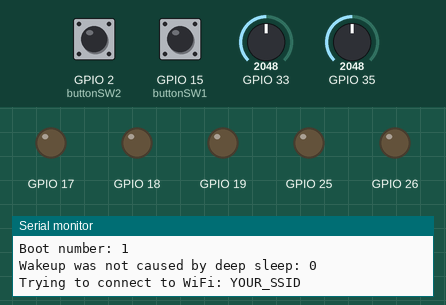
The program below on a simulated ESP32. Parts: output pins drawn as LEDs (lit = HIGH), the last lines printed to the serial monitor. The inputs (shaded band) are chosen by the test bench; at power-on: GPIO 2 (buttonSW2) LOW, GPIO 15 (buttonSW1) LOW, GPIO 33 = 2048, GPIO 35 = 2048. WiFi joins after 1.5 s; servers stay silent unless stated; the local clock reads 2024-03-15 10:24:30 at power-on unless the program sets it; no MQTT or app messages arrive unless stated. At 28.9 s the program puts the board to deep sleep or switches it off; the recording ends there.

Above: at 0.1 s.
At 15.6 s:
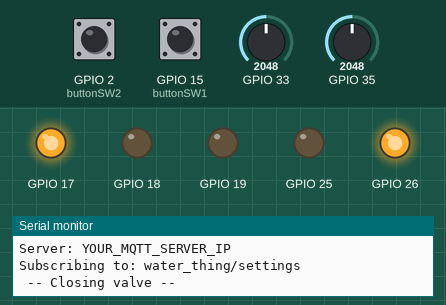
At 25.6 s:
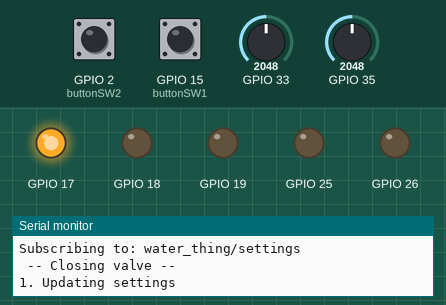
Timing chart, 0 to 27.1 s (numbered marks = the images above):
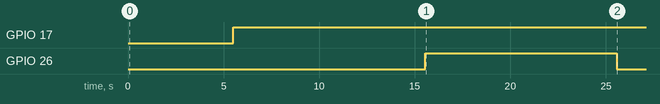

Measured:
- by itself, GPIO 17: LOW → HIGH at 5.5 s
- by itself, GPIO 26: LOW → HIGH at 15.6 s, → LOW 10.0 s later

The program:

main.cpp
```cpp
#include <Arduino.h>

#include "networking.h"
#include "mqtt_handler.h"
#include "config.h"
#include "water_settings.h"
#include "multitasker.h"
#include "sleep.h"
#include "time_keeping.h"
#include "hardware_functions.h"

mqttHandler* mqttSession = nullptr; // Declare pointer to mqttHandler

// Set up target time
timeKeeper* targetTime = nullptr;

// Set upp valve, sensors and leds, do outside of setup to only do once
valve myValve;
sensors mySensors(settings.getLevelLow(), settings.getBatteryLow());
leds myLeds;
buttons mybuttons;

void setup() {
  //***************
  //**** Setup! ***
  //***************

  // Start Serial
  Serial.begin(115200);

  // Setup deep sleep
  sleepSetup();

  // If active, connect to wifi
  if (wifi_cred.getWifiActive()) {
    connect_wifi(wifi_cred);
    if (WiFi.status() == WL_CONNECTED){
      myLeds.greenLedOn();
      }
    else{
      myLeds.orangeLedOn();
      }
    }
  else {
    Serial.println("Wifi not active");
    myLeds.greenLedOn();
    }

  // If MQTT shoud be active, instantiate mqttSession
  if (mqtt_cred.getActive()){
    mqttSession = new mqttHandler(mqtt_cred); // Dynamically allocate memory and instantiate mqttHandler

    //Test subscription
    //Serial.println("Test to subsript to " + String(mqtt_cred.getSub(0)));
    //mqttSubs = new mqqtSubscriptions();
    //mqttSubs.addSub(mqtt_cred.getSub(0), settingsMQTT);
    //mqttSession->addSubscription(mqtt_cred.getSub(0), settingsMQTT);
  }
  else {
    Serial.println("MQTT not active");
  }

  // Connect to NTP server and set up target time
  timeSetup();
  if(bootCount < 2){ // If first boot wait for time to sync
    delay(10000); // Make sure timeserver is connected
  }

  // Close valve if not closed
  if (valveState){

    // Send Valve state
    mqttSession->publish(mqtt_cred.getPub(0), String(valveState));

    // Close Valve
    myValve.close();
  }

  //***********************
  //**** Do your thing! ***
  //***********************

  //----------------------
  // Try updating settings
  //----------------------
  Serial.println("\n\n1. Updating settings");

  // Setup
  mqttSession->addSubscription(mqtt_cred.getSub(0), &settingsMQTT);
  mqttSession->publish(mqtt_cred.getPub(3), "Ready");

  //Listen for a respons for 1s
  unsigned long startTime = millis();
  while (millis() - startTime < 1000) {
    mqttSession->loop();
    delay(100);
  }

  // -------------
  // Check sensors
  // -------------
  Serial.println("\n\n2. Checking my sensors....");
  mySensors.updateWarningLevels(settings.getBatteryLow(), settings.getLevelLow());
  mySensors.readSensors();

  // Turn on warning lights correspondingly
  if(mySensors.getWarningLowBattery()){
    Serial.println("Warning, low battery level!");
    myLeds.redLedOn();
  }

  if(mySensors.getWarningLowLevel()){
    Serial.println("Warning, low water level!");
    myLeds.redLedOn();
  }

   // ------------------
  // Send data via MQTT
  // ------------------

  if (mqtt_cred.getActive()){ //only if MQTT Active
    Serial.println("\n\n3. Send MQTT Data");

    // Valve state
    mqttSession->publish(mqtt_cred.getPub(0), String(valveState));
    // Level
    delay(100); // Add a small delay to make sure all messages are sent.
    mqttSession->publish(mqtt_cred.getPub(1), String(mySensors.getLevel(), 2));

    // Pressure
    delay(100);
    mqttSession->publish(mqtt_cred.getPub(4), String(mySensors.getPressure(), 2));

    // Battery
    delay(100);
    mqttSession->publish(mqtt_cred.getPub(2), String(mySensors.getBatteryVoltage(),2));
  }

  // ---------------------
  // If time to water, do!
  // ---------------------

  Serial.println("\n\n4. Is it time? To water?");
  targetTime = new timeKeeper(settings.getWaterTimeHour(), settings.getWaterTimeMinute());

  Serial.println("Current target time:" + targetTime->timeString());
  Serial.println("Time until target: " + String(targetTime->timeUntil()) + " s");

  if (targetTime->timeUntil() <= 0){
      Serial.println("Time has passed");
      if (targetTime->getDay() != lastWaterDay){ // check which day the last watering occured, if not today, then water..
        Serial.println("Not watered yet today, do the watering...");

        myValve.open(); // Open valve
        lastWaterDay = targetTime->getDay(); // Set last water dat to today
        Serial.println("\nValve State:" + String(valveState));

        // Send new Valve state
        mqttSession->publish(mqtt_cred.getPub(0), String(valveState));
        delay(100); // wait for 100ms to make sure message is sent before going to sleep.

        sleepNow(settings.getTimeToWater()); // Sleep for the duration of the watering
      }
      else{
        Serial.println("Already watered today, do nothing...");
      }
    }

    // Manual override to water, If a button is pressed the valve should be opened
    if (mybuttons.isAnyPressed()){
      // Is any button pressed?
      Serial.println("Manual override, opening valve....");
      myValve.open(); // Open valve

      // Send new Valve state
      mqttSession->publish(mqtt_cred.getPub(0), String(valveState));

      sleepNow(settings.getTimeToWater()); // Sleep for the duration of the watering

      /*
        The valve will remain open for the duration of a standard watering.

        If any button is pressed again the device will wake from sleep and close the valve.
        The valve is closed on every boot if open.
      */
    }

  // -----------
  // Go to sleep
  // -----------

  Serial.println("\n\n5. Preparing to sleep...");

  // if time to next watering is less than the default sleep time and no watering has been done yet today
  // the sleep time should be shortened to next watering time.
  if ((settings.getDefaultSleepTime() > targetTime->timeUntil()) && (targetTime->getDay() != lastWaterDay)){
    sleepNow(targetTime->timeUntil());
  } else { // if not, use default sleep time
    sleepNow(settings.getDefaultSleepTime());
  }

}

void loop() {
  // put your main code here, to run repeatedly:

  // this should never be reached.
}
```

credentials.h
```cpp
#ifndef CREDENTIALS_H
#define CREDENTIALS_H
/*
Credentials

By Christoffer Rappmann, christoffer.rappmann@gmail.com

Defines ojects containing credentials for wifi and mqtt

wifiCredentials Class:
    Purpose:
        Stores Wi-Fi connection credentials, including activation status, device name, SSID, and password.
    Private Variables:
        wifi_active, device_name, ssid, password.
    Public Methods:
        wifiCredentials(bool active, String name, String network, String pass): Constructor to initialize Wi-Fi credentials.
        Getter methods for retrieving Wi-Fi credentials: getWifiActive(), getDeviceName(), getSSID(), getPassword().

mqttCredentials Class:
    Purpose:
        Stores MQTT connection credentials, including activation status, device name, server address, port, username, password, and arrays of topics for publishing and subscribing.
    Private Variables:
        active, device_name, server, port, user, password, pub, sub, pubSize, subSize.
    Public Methods:
        mqttCredentials(bool active, String device_name, String server, int port, String user, String password, String* pub, int pubSize, String* sub, int subSize): Constructor to initialize MQTT credentials.
        Getter methods for retrieving MQTT credentials: getActive(), getDeviceName(), getServer(), getPort(), getUser(), getPassword(), getPub(int i), getPubSize(), getSub(int i), getSubSize().
        Setter methods for updating arrays of topics: setPub(String* pubArray, int size), setSub(String* subArray, int size).
*/

#include <Arduino.h>

//***************************
//***        WiFi         ***
//***************************

class wifiCredentials {
    /*
    Class for storing Wi-Fi credentials.
    Stores information such as Wi-Fi activation status, device name, SSID, and password.
    */

    private:
        bool wifi_active;
        String device_name;
        String ssid;
        String password;

    public:
        // Constructor
        wifiCredentials(bool active, String name, String network, String pass)
            : wifi_active(active), device_name(name), ssid(network), password(pass) {}

        // Getter functions
        bool getWifiActive() const {
            return wifi_active;
        }

        String getDeviceName() const {
            return device_name;
        }

        String getSSID() const {
            return ssid;
        }

        String getPassword() const {
            return password;
        }
};

//***************************
//***        MQTT         ***
//***************************

class mqttCredentials {
    /*
    Class for storing MQTT credentials.
    Stores information such as MQTT activation status, device name, server address, port, username, password,
    as well as arrays of topics for publishing and subscribing.
    */

private:
    bool active;
    String device_name;
    String server;
    int port;
    String user;
    String password;

    String* pub; // Array of strings for publishing topics
    String* sub; // Array of strings for subscribing topics
    int pubSize; // Size of the pub array
    int subSize; // Size of the sub array

public:
    // Constructor
    mqttCredentials(bool active, String device_name, String server, int port, String user, String password, String* pub, int pubSize, String* sub, int subSize)
        : active(active), device_name(device_name), server(server), port(port), user(user), password(password), pub(pub), pubSize(pubSize), sub(sub), subSize(subSize) {}

    // Getter methods
    bool getActive() const {
            return active;
        }
    String getDeviceName() const {
        return device_name;
    }

    String getServer() const {
        return server;
    }

    int getPort() const {
        return port;
    }

    String getUser() const {
        return user;
    }

    String getPassword() const {
        return password;
    }

    //String* getPub() const {
    String getPub(int i) const {
        return pub[i];
    }

    int getPubSize() const {
        return pubSize;
    }

    String getSub(int i) const {
        return sub[i];
    }

    int getSubSize() const {
        return subSize;
    }

    // Setter methods for pub and sub arrays
    void setPub(String* pubArray, int size) {
        pub = pubArray;
        pubSize = size;
    }

    void setSub(String* subArray, int size) {
        sub = subArray;
        subSize = size;
    }
};


#endif
```

hardware_functions.cpp
```cpp
/*
hardware_functions
By Christoffer Rappmann, christoffer.rappmann@gmail.com
*/

#include "hardware_functions.h"
#include <Arduino.h>

// used pins for switches, not in code atm.
/*
const int buttonSW1 = 15;
const int buttonSW2 = 2;
*/

// Valve
RTC_DATA_ATTR bool valveState = true; // Open or closed, retain after sleep
```

mqtt_handler.cpp
```cpp
/*
MQTT handeler
By Christoffer Rappmann, christoffer.rappmann@gmail.com
*/

#include "mqtt_handler.h"
#include <Arduino.h>

mqqtSubscriptions mqttSubs;
```

multitasker.h
```cpp
#ifndef MULTITASKER_H
#define MULTITASKER_H

/*
Multitasker class for easy multitasking in arduino projects
By Christoffer Rappmann, christoffer.rappmann@gmail.com

It provides a class multiTasker that is initilized with a run intervall in milliseconds.
In the arduino loop()-function a if statement can be used with the function .isTime() that
returns true if the time intervall has been passed, if not it remains false.

multiTasker Class:
    Purpose:
        Provides a mechanism for multitasking by checking if a specified time interval has elapsed.
    Private Variables:
        lastMillis: Stores the time of the last multitasking check.
        interval: Stores the specified time interval in milliseconds.
    Public Methods:
        multiTasker(unsigned long _interval): Constructor to initialize the multiTasker object with a specified time interval.
        bool isTime(): Checks whether the specified time interval has elapsed since the last check. Returns true if the interval has passed and resets the counting; otherwise, returns false.

*/

#include <Arduino.h>

class multiTasker {
    /* Multitasking class, checks wether a predetermined (during initilizing a object) time in miliseconds
    has elapsed since last time it returned true.

    For each time the "isTime()" functions returns true the lastMillis is set to the currentMillis which is
    the current system time in milliseconds using the built in millis() function.

    If more or equal time that was defined in the interval variable have elapsed since last it will return true
    and reset the counting, if not it will return false.
    */
private:
    unsigned long lastMillis;
    unsigned long interval;

public:
    multiTasker(unsigned long _interval) {
        interval = _interval;
        lastMillis = 0;
    }

    bool isTime() {
        unsigned long currentMillis = millis();
        if (currentMillis - lastMillis >= interval) {
            lastMillis = currentMillis;
            return true;
        } else {
            return false;
        }
    }
};

#endif
```

networking.cpp
```cpp
/*
This code manages Wi-Fi connectivity in an Arduino project.
It includes event handling functions to respond to connection-related events,
a function to connect to a Wi-Fi network, and a function to disconnect from the Wi-Fi network.

By Christoffer Rappmann, christoffer.rappmann@gmail.com

This setup ensures that the device can connect to a specified Wi-Fi network using the provided
credentials and handles events such as successful connection, obtaining an IP address, and
disconnection gracefully.

WiFi Event Handling Functions:
  WiFiStationConnected: Handles the event when the device successfully connects to the Wi-Fi access point (AP).
  WiFiGotIP: Handles the event when the device obtains an IP address after connecting to the Wi-Fi network.
  WiFiStationDisconnected: Handles the event when the device disconnects from the Wi-Fi access point and attempts to reconnect.

Function to Connect to WiFi (connect_wifi):
  This function attempts to connect to a Wi-Fi network using the provided credentials.
  Parameters: Takes an instance of the wifiCredentials class (cred) containing Wi-Fi network credentials.

Function to Disconnect WiFi (wifi_disconnect):
  This function disconnects the device from the current Wi-Fi network.
*/

#include "networking.h"

#include <WiFi.h>
#include "config.h"

// Event Handling
void WiFiStationConnected(WiFiEvent_t event, WiFiEventInfo_t info){
  Serial.println("Connected to AP successfully!");
}

void WiFiGotIP(WiFiEvent_t event, WiFiEventInfo_t info){
  Serial.println("WiFi connected");
  Serial.println("\n\nConnected to; " + WiFi.SSID());
  Serial.println("IP address: ");
  Serial.println(WiFi.localIP());
}

void WiFiStationDisconnected(WiFiEvent_t event, WiFiEventInfo_t info){
  Serial.println("Disconnected from WiFi access point");
  Serial.print("WiFi lost connection. Reason: ");
  Serial.println(info.wifi_sta_disconnected.reason);
  Serial.println("Trying to Reconnect");
  WiFi.begin(wifi_cred.getSSID(), wifi_cred.getPassword());
}

void connect_wifi(wifiCredentials cred){
  // Connect to wifi
  Serial.print("\nTrying to connect to WiFi: ");
  Serial.print(cred.getSSID());
  Serial.println("");

  // Make sure wifi is disconnected before trying to connect.
  WiFi.disconnect(true);

  // Listen for events
  WiFi.onEvent(WiFiStationConnected, WiFiEvent_t::ARDUINO_EVENT_WIFI_STA_CONNECTED);
  WiFi.onEvent(WiFiGotIP, WiFiEvent_t::ARDUINO_EVENT_WIFI_STA_GOT_IP);
  WiFi.onEvent(WiFiStationDisconnected, WiFiEvent_t::ARDUINO_EVENT_WIFI_STA_DISCONNECTED);

  // Wifi-setup
  WiFi.mode(WIFI_STA);
  WiFi.setTxPower(WIFI_POWER_8_5dBm); // Workaround for getting wifi working on ESP32-C3
  WiFi.hostname(cred.getDeviceName());

  delay(500);
  // Connect
  WiFi.begin(cred.getSSID(), cred.getPassword());

  int timeout_wifi = 0;
  while (WiFi.status() != WL_CONNECTED && timeout_wifi < 30) {
    // Wait for connection and show animation
    Serial.print(".");
    timeout_wifi++;
  }
  if (WiFi.status() == WL_CONNECTED){
    // If succesfully connected
    Serial.println("WiFi connected");
    Serial.println("\n\nConnected to: " + String(cred.getSSID()));
    Serial.println("IP address: ");
    Serial.println(WiFi.localIP());
    delay(1000);
  }else{
    // If not connected after time-out
    Serial.println("\n\nFailed to Connect to " + String(cred.getSSID()));
    delay(5000);
  }
}

void wifi_disconnect(){
    //Disconnect wifi
    Serial.print("\nDisconnecting from WiFi: ");
    Serial.print(WiFi.SSID());
    Serial.println("");
    WiFi.disconnect(true);

}
```

networking.h
```cpp
#ifndef NETWORKING_H
#define NETWORKING_H

/*
This code manages Wi-Fi connectivity in an Arduino project.
It includes event handling functions to respond to connection-related events,
a function to connect to a Wi-Fi network, and a function to disconnect from the Wi-Fi network.

By Christoffer Rappmann, christoffer.rappmann@gmail.com
*/

#include "credentials.h"

void connect_wifi(wifiCredentials cred);
void wifi_disconnect();

#endif
```

sleep.h
```cpp
#ifndef SLEEP_H
#define SLEEP_H

/*
Sleep functions

By Christoffer Rappmann, christoffer.rappmann@gmail.com
*/

void sleepSetup();
void sleepNow(int sToSleep);
void print_wakeup_reason();

extern RTC_DATA_ATTR int lastWaterDay;
extern RTC_DATA_ATTR int bootCount;

#endif
```

time_keeping.cpp
```cpp
#include "time_keeping.h"

/*********************************
**** Time keeping functions   ****
**********************************/

#include <time.h>
#include <Arduino.h>

void timeSetup(){
    //***************************
    //---  Set up NTP Servers ---
    //***************************

    // Configure NTP servers
    configTime(0, 0, "se.pool.ntp.org", "time.google.com");

    // Set timezone to UTC+1 with DST
    setenv("TZ", "CET-1CEST-2,M3.5.0/02:00:00,M10.5.0/03:00:00", 1);
    tzset();

}
```

config.h
```cpp
#ifndef CONFIG_H
#define CONFIG_H

/*
Configuration file (se config.cpp) for easy management of settings for water_thing project.
settings object are made global in this file.

By Christoffer Rappmann, christoffer.rappmann@gmail.com
*/

#include "water_settings.h"
#include "credentials.h"

// Define global variable with credentials to be used

// Basic Settings
extern waterSettings settings;

// WiFi
extern wifiCredentials wifi_cred;

// MQTT
extern mqttCredentials mqtt_cred;
#endif
```

Source omitted: hardware_functions.h (11514 bytes), mqtt_handler.h (8828 bytes), sleep.cpp (3514 bytes), time_keeping.h (4458 bytes), config.cpp (2419 bytes), water_settings.cpp (352 bytes), water_settings.h (4379 bytes)
